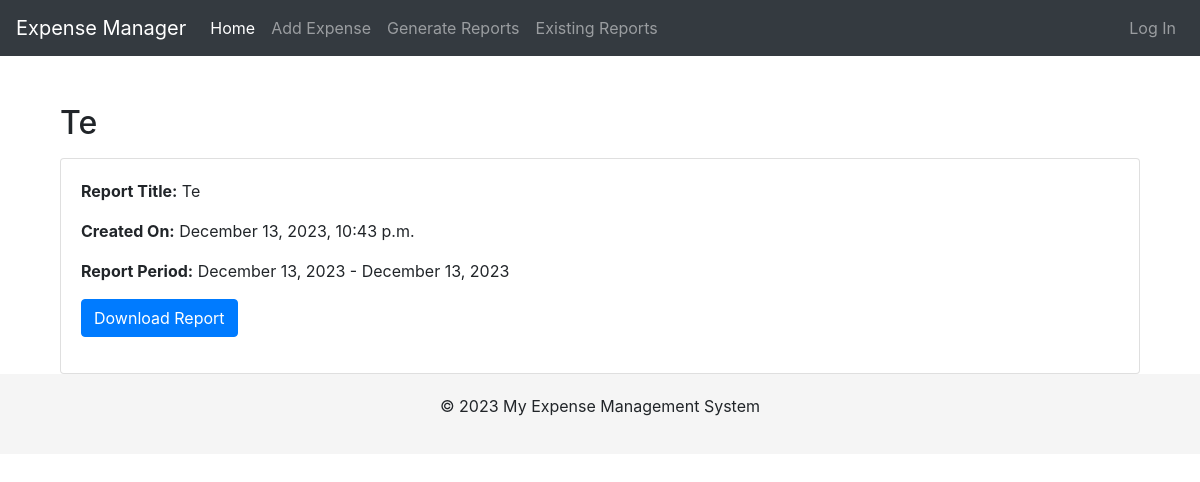
Screenshot of /report/106/ with the database file from the repository.
### expenses/models.py (models this page shows, shortened)
class Report(models.Model):
    user = models.ForeignKey(User, on_delete=models.CASCADE)
    title = models.CharField(max_length=100, blank=True)
    created_date = models.DateTimeField(auto_now_add=True)
    report_file = models.FileField(upload_to='reports/', blank=True, null=True)
    unique_id = models.UUIDField(default=uuid.uuid4, editable=False, unique=True)
    start_date = models.DateField(null=True, blank=True)
    end_date = models.DateField(null=True, blank=True)

### expenses/views.py (the view)
# urls.py: path('report/<int:report_id>/', report_detail, name='report_detail'),
def report_detail(request, report_id):
    report = get_object_or_404(Report, pk=report_id)
    default_title = f"Report from {report.start_date.strftime('%B %d, %Y')} to {report.end_date.strftime('%B %d, %Y')}"
    show_report_period = report.title != default_title
    context = {
        'report': report,
        'show_report_period': show_report_period,
    }
    return render(request, 'expenses/report_detail.html', context)

### expenses/templates/expenses/report_detail.html
{% extends 'base.html' %}
{% block content %}
<div class="container mt-4">
    <h2 class="mb-3">{{ report.title }}</h2>
    <div class="card">
        <div class="card-body">
            <p><strong>Report Title:</strong> {{ report.title }}</p>
            <p><strong>Created On:</strong> {{ report.created_date|date:"F j, Y, P" }}</p>
            {% if show_report_period %}
                <p><strong>Report Period:</strong> {{ report.start_date|date:"F j, Y" }} - {{ report.end_date|date:"F j, Y" }}</p>
            {% endif %}
            {% if report.report_file %}
                <p><a href="{{ report.report_file.url }}" class="btn btn-primary">Download Report</a></p>
            {% else %}
                <p>No file attached to this report.</p>
            {% endif %}
        </div>
    </div>
</div>
{% endblock %}

### templates/base.html (style rules this page uses)
body { padding-top: 5rem; }

### rows the page displays
Report: title "Te", created_date "December 13, 2023, 10:43 p.m.", start_date "December 13, 2023", end_date "December 13, 2023"
